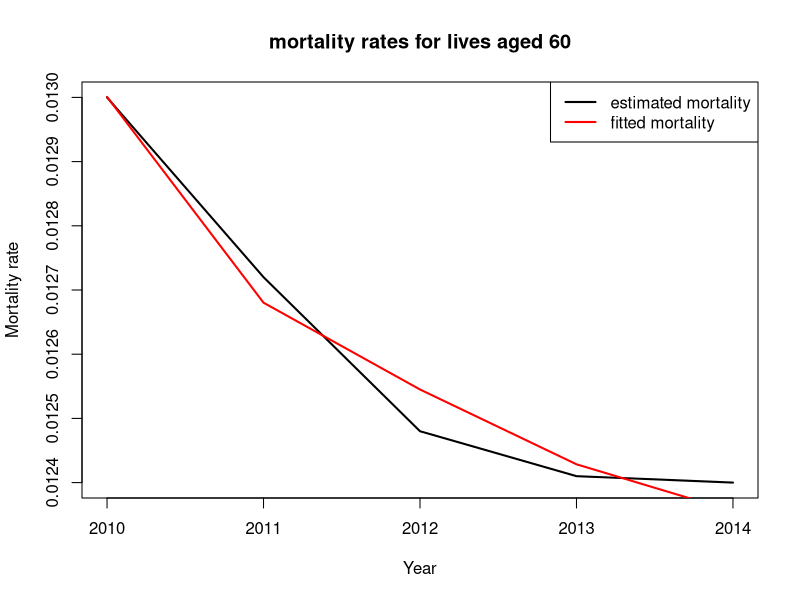
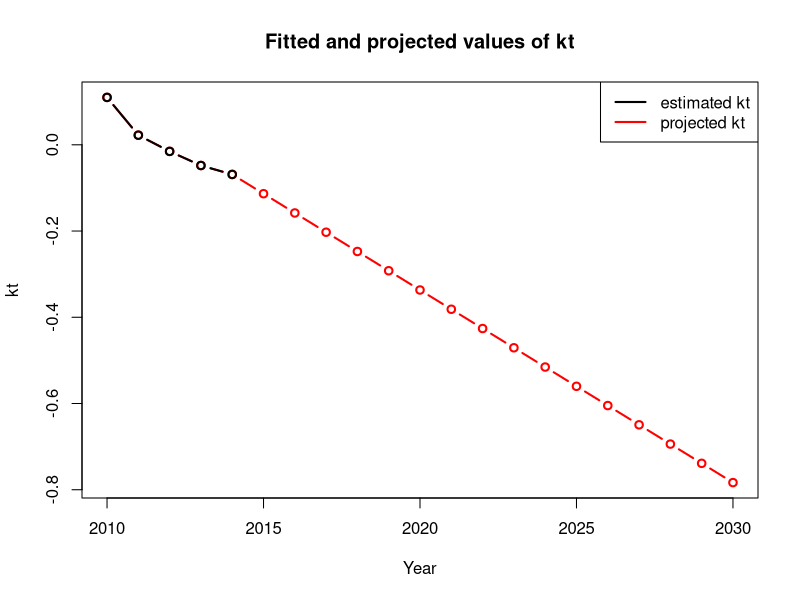
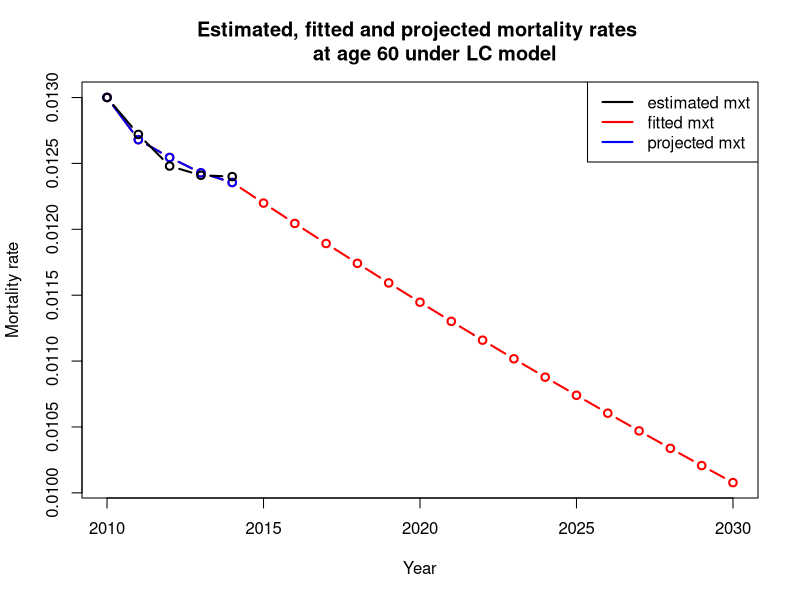
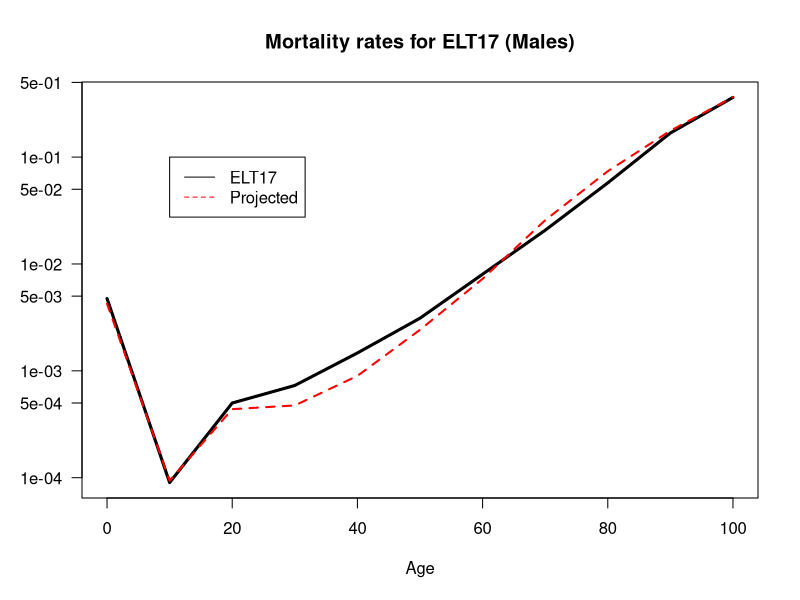
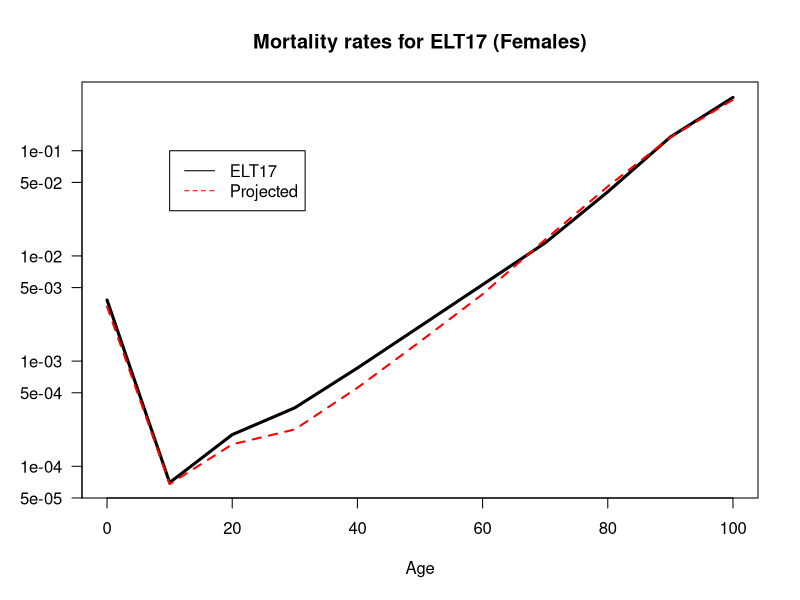

These charts were generated, in order, by the following R code:
 
# (i)
rates = read.table("mort_rates.txt", header = TRUE, row.names = 1)
rates

 
# (ii)a)
(ax = colMeans(log(rates)))

# b)
(ax.mat = matrix(rep(ax, each = 5), nrow = 5))
(log.centred = log(rates) - ax.mat)

# c)
(kt = rowSums(log.centred))

 
# (iii)a)
bx.calc = function(log.centred, kt){
  kt.mat = matrix(rep(kt, ncol(log.centred)), nrow = nrow(log.centred))
  colSums(kt.mat * log.centred) / sum(kt^2)
}

# b)
(bx = bx.calc(log.centred, kt))

# c)
sum(bx)
sum(kt)

 
# (iv)a)
lm.60 = lm(log.centred[, 1] ~ kt - 1)
lm.60 = lm(log.centred[, "X60"] ~ kt - 1)
lm.61 = lm(log.centred[, 2] ~ kt - 1)
lm.62 = lm(log.centred[, 3] ~ kt - 1)
lm.63 = lm(log.centred[, 4] ~ kt - 1)
lm.64 = lm(log.centred[, 5] ~ kt - 1)
lm.65 = lm(log.centred[, 6] ~ kt - 1)

lm.60$coefficients
lm.61$coefficients
lm.62$coefficients
lm.63$coefficients
lm.64$coefficients
lm.65$coefficients

output = sapply(1:6, function(i) { lm(log.centred[, i] ~ kt - 1)})
output

 
# (v)a)
kt.calc = function(log.centred, bx){
  bx.mat = matrix(rep(bx, each = nrow(log.centred)), nrow = nrow(log.centred))
  rowSums(bx.mat * log.centred) / sum(bx^2)
}

# b)
kt
bx

kt.calc(log.centred, bx)
bx.calc(log.centred, kt)



## Exercise 2
# (i)a)
mort.svd = svd(log.centred)
mort.svd

# b)
mort.svd$u %*% diag(mort.svd$d) %*% t(mort.svd$v)
log.centred

mort.svd$u %*% diag(mort.svd$d) %*% t(mort.svd$v) - log.centred

 
# (ii)
 

# a)

(kt.svd = mort.svd$u[, 1])
(bx.svd = mort.svd$d[1] * mort.svd$v[, 1])

kt.calc(log.centred, bx.svd)
bx.calc(log.centred, kt.svd)

# b)

sum(bx.svd)
sum(kt.svd)

# c)

(kt.svd = kt.svd * sum(bx.svd))
(bx.svd = bx.svd / sum(bx.svd))

sum(bx.svd)
sum(kt.svd)

kt.calc(log.centred, bx.svd)
bx.calc(log.centred, kt.svd)


## Exercise 3
 
# (i)
 

# install.packages("gnm")
library(gnm)

#a)

mort.df = read.table("mort_rates_df.txt", header = TRUE)
head(mort.df)

# b)

mort.df$lxt.centred = log(mort.df$mxt) - rep(ax, each = 5)
head(mort.df)

log.centred

# c)

set.seed(1)
gnm.LC = gnm(lxt.centred ~ Mult(as.factor(age), as.factor(year)) - 1, data = mort.df)
gnm.LC$coefficients

# d)

bx.gnm = gnm.LC$coefficients[1:6]
kt.gnm = gnm.LC$coefficients[7:11]

sum(bx.gnm)
sum(kt.gnm)

# e)

(kt.gnm = kt.gnm * sum(bx.gnm))
(bx.gnm = bx.gnm / sum(bx.gnm))

sum(kt.gnm)
sum(bx.gnm)

# f)

bx.calc(log.centred, kt.gnm)
kt.calc(log.centred, bx.gnm)

 
# (ii)
 

kt
kt.svd
kt.gnm

bx
bx.svd
bx.gnm


## Exercise 4
# (i)
plot(2010:2014, rates[, 1], type = "l", lwd = 2,
     main = "mortality rates for lives aged 60",
     xlab = "Year",
     ylab = "Mortality rate")

fitted.mort60 = exp(ax[1] + bx.svd[1] * kt)

lines(2010:2014, fitted.mort60, col = "red", lwd = 2)

legend("topright", legend = c("estimated mortality", "fitted mortality"),
       col = c("black", "red"), lwd = 2)

 
# (ii)
 

# a)

(mu = (kt[5] - kt[1]) / 4)
(kt.forecasts = kt[5] + mu * (2015:2030 - 2014))

# b)

plot(2010:2030, c(kt, kt.forecasts), type = "b", col = "red",
     lwd = 2,
     main = "Fitted and projected values of kt",
     xlab = "Year",
     ylab = "kt")
lines(2010:2014, kt, col = "black", lwd = 2, type = "b")

legend("topright", legend = c("estimated kt", "projected kt"),
       col = c("black", "red"), lwd = 2)

# c)

(proj.mort60 = exp(ax[1] + bx.svd[1] * kt.forecasts))

# d)

plot(2010:2030, c(fitted.mort60, proj.mort60), type = "b", col = "red",
     lwd = 2,
     main = "Estimated, fitted and projected mortality rates 
     at age 60 under LC model",
     xlab = "Year",
     ylab = "Mortality rate")

lines(2010:2014, fitted.mort60, col = "blue", lwd = 2, type = "b")

lines(2010:2014, rates[, 1], col = "black", lwd = 2, type = "b")

legend("topright", legend = c("estimated mxt", "fitted mxt", "projected mxt"),
       col = c("black", "red", "blue"), lwd = 2)


## Exercise 5
# (i)
data <- read.csv("ELT.csv", header = TRUE)
data

 
# (iii)a)
Rxt = function(x, t){
  alpha = min(max(0.13 + (1 - 0.13)*(x - 60)/50, 0.13), 1)
  f = min(max(0.55 - 0.26*(x - 60)/50, 0.29), 0.55)
  alpha + (1 - alpha)*(1 - f)^(t/20)
}

(ages = 0:10 * 10)
(ages = seq(0, 100, 10))

# b)
sapply(ages, function(x) Rxt(x, 20))

data$qx2011 = data$ELT15 * sapply(ages, function(x) Rxt(x, 20))
data$qx2011

data$qx2021 = data$ELT15 * sapply(ages, function(x) Rxt(x, 30))
data$qx2021


 
# (iv)
plot(ages, data$ELT17[data$SEX == "M"],
     log = "y", type = "l", lwd = 3,
     xlab = "Age", ylab = "", las = 1, 
     main = "Mortality rates for ELT17 (Males)")

lines(ages, data$qx2011[1:11], col = "red", lty = 2, lwd = 2)

legend(10, 0.1, c("ELT17", "Projected"),
       lty = c(1, 2), col = c("black", "red"))

plot(ages, data$ELT17[data$SEX == "F"], log = "y", 
     type = "l",lwd = 3,
     xlab = "Age", ylab = "", las = 1, 
     main = "Mortality rates for ELT17 (Females)")

lines(ages, data$qx2011[12:22], col = "red", lty = 2, lwd = 2)

legend(10, 0.1, c("ELT17", "Projected"),
       lty = c(1, 2), col = c("black","red"))
